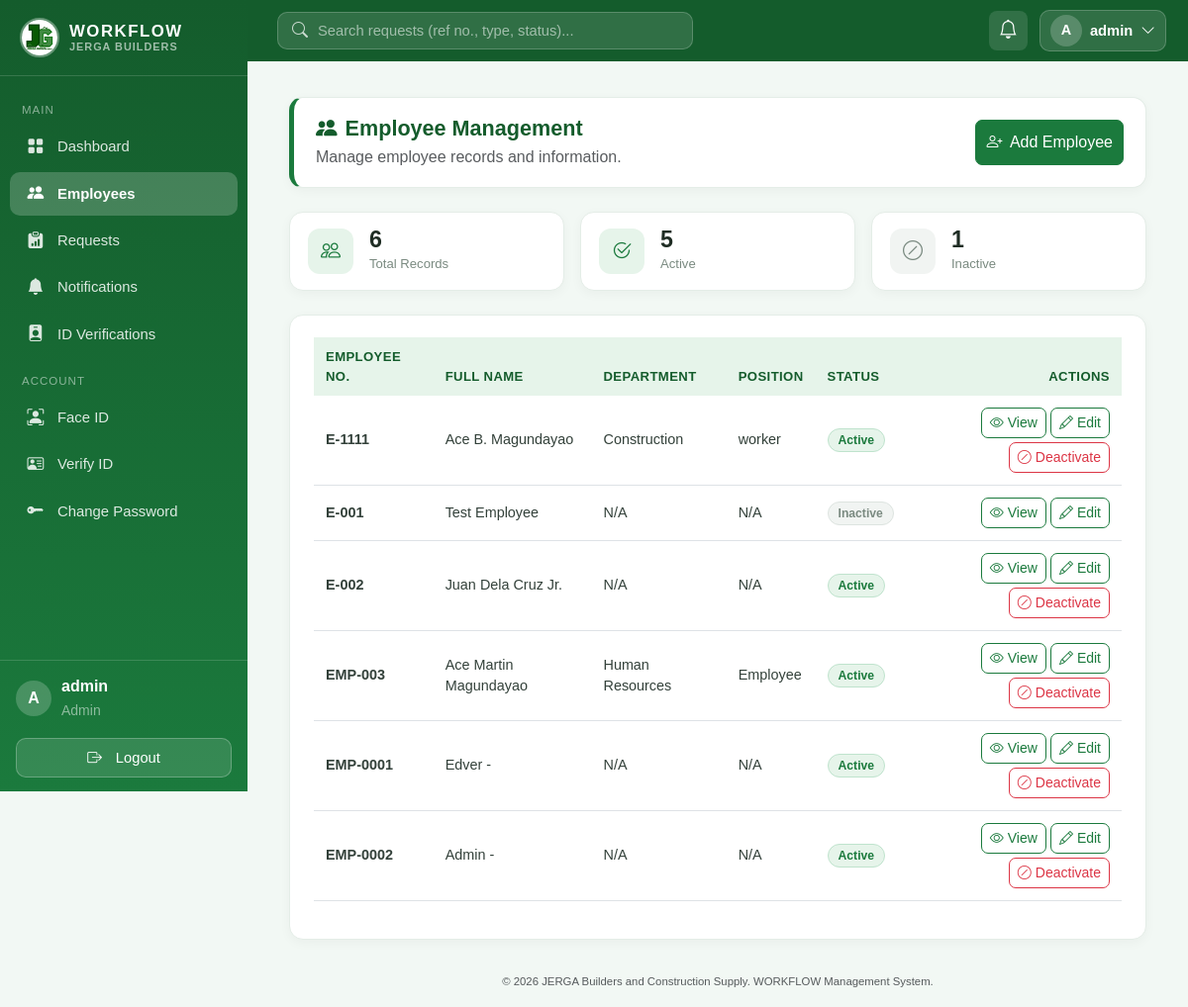
The page /employees/ (signed in) on the database as committed earlier.
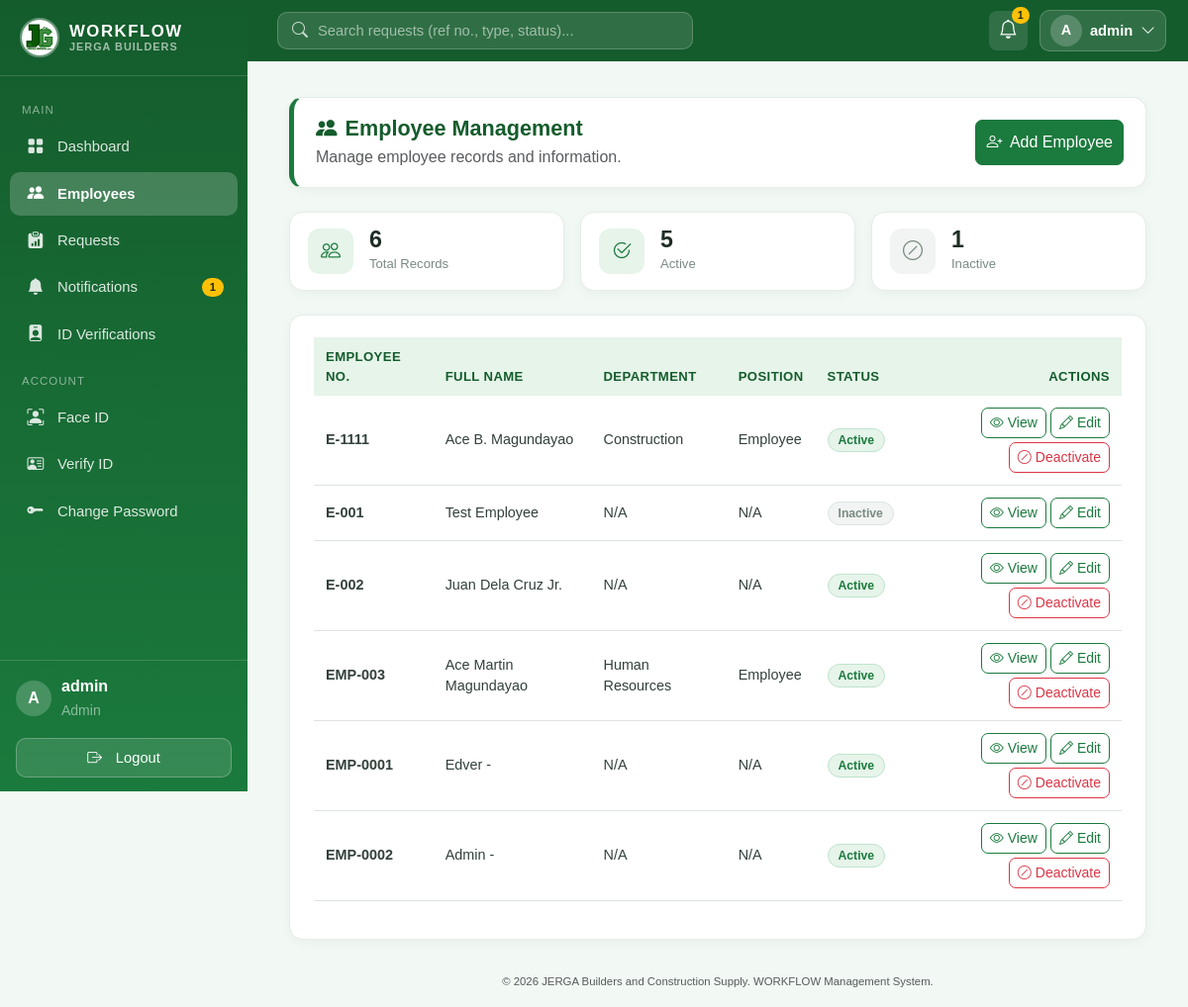
The same page on the database as committed later.
### models/employee.py (models this page shows)
class Employee(db.Model):
    __tablename__ = "employees"
    id = db.Column(db.Integer, primary_key=True)
    employee_number = db.Column(db.String(50), unique=True, nullable=False)
    first_name = db.Column(db.String(100), nullable=False)
    middle_name = db.Column(db.String(100), nullable=True)
    last_name = db.Column(db.String(100), nullable=False)
    gender = db.Column(db.String(20), nullable=True)
    birth_date = db.Column(db.Date, nullable=True)
    address = db.Column(db.Text, nullable=True)
    contact_number = db.Column(db.String(30), nullable=True)
    email = db.Column(db.String(120), unique=True, nullable=True)
    department = db.Column(db.String(100), nullable=True)
    position = db.Column(db.String(100), nullable=True)
    employment_type = db.Column(db.String(50), nullable=True)
    date_hired = db.Column(db.Date, nullable=True)
    status = db.Column(db.String(20), default="Active", nullable=False)  # "Active" | "Inactive"
    created_at = db.Column(db.DateTime, default=db.func.now())
    updated_at = db.Column(db.DateTime, default=db.func.now(), onupdate=db.func.now())
    user = db.relationship("User", back_populates="employee", uselist=False)
    requests = db.relationship("EmployeeRequest", back_populates="employee")
    @property
    def full_name(self):
        return " ".join(part for part in [self.first_name, self.middle_name, self.last_name] if part)

### routes/employee.py (the view)
@employee_bp.route("/")
@admin_or_hr_required
def list_employees():
    employees = Employee.query.order_by(Employee.created_at.desc()).all()
    return render_template("employees/list.html", employees=employees)

### models/user.py (called while the page is built)
@login_manager.user_loader
def load_user(user_id):
    return db.session.get(User, int(user_id))

### routes/employee.py (called while the page is built)
def admin_or_hr_required(function):
    @wraps(function)
    @login_required
    def decorated_function(*args, **kwargs):
        if current_user.role not in ("admin", "hr"):
            abort(403)
        return function(*args, **kwargs)
    return decorated_function

### templates/employees/list.html (shortened to what the changed rows need)
{% extends "base.html" %}  {% block content %}
<div class="container-fluid py-3">
<div class="admin-page-header mb-4">
    <div
    class="d-flex justify-content-between align-items-center flex-wrap gap-2"
    >
    <div>
        <h2 class="admin-page-title mb-1">
        <i class="bi bi-people-fill me-2"></i>Employee Management
        </h2>
      </div>
    </div>
  </div>
  <div class="card panel-card">
    <div class="card-body">
      <div class="table-responsive">
        <table class="table table-hover align-middle recent-table">
          <thead>
            <tr>
              <th>Employee No.</th>
              <th>Full Name</th>
              <th>Department</th>
              <th>Position</th>
              <th>Status</th>
              <th class="text-end">Actions</th>
            </tr>
          </thead>
          <tbody>
            {% for employee in employees %}
            <tr>
              <td class="fw-semibold">{{ employee.employee_number }}</td>
              <td>{{ employee.full_name }}</td>
              <td>{{ employee.department or "N/A" }}</td>
              <td>{{ employee.position or "N/A" }}</td>
              <td>
                {% if employee.status == "Active" %}
                <span class="badge status-badge status-approved">Active</span>
                {% else %}
                <span class="badge status-badge status-muted">Inactive</span>
                {% endif %}
              </td>
              <td>
                <div class="d-flex gap-1 flex-wrap justify-content-end">
                  <a
                    href="{{ url_for('employees.view_employee', employee_id=employee.id) }}"
                    class="btn btn-sm btn-outline-success"
                  >
                    <i class="bi bi-eye me-1"></i>View
                  </a>
                  <a
                    href="{{ url_for('employees.edit_employee', employee_id=employee.id) }}"
                    class="btn btn-sm btn-outline-success"
                  >
                    <i class="bi bi-pencil me-1"></i>Edit
                  </a>
                  {% if employee.status == "Active" %}
                  <form
                    method="POST"
                    action="{{ url_for('employees.deactivate_employee', employee_id=employee.id) }}"
                    data-confirm="Are you sure you want to deactivate this employee?"
                  >
                    <button type="submit" class="btn btn-sm btn-outline-danger">
                      <i class="bi bi-slash-circle me-1"></i>Deactivate
                    </button>
                  </form>
                  {% endif %}
                </div>
              </td>
            </tr>
            {% else %}
            <tr>
              <td colspan="6" class="text-center text-muted py-4">
                No employee records found.
              </td>
            </tr>
            {% endfor %}
          </tbody>
        </table>
      </div>
    </div>
  </div>
</div>
{% endblock %}

### templates/base.html (shortened to what the changed rows need)
<!doctype html>
<html lang="en">
<head>
    <link
    rel="stylesheet"
    href="{{ url_for('static', filename='vendor/bootstrap.min.css') }}"
    />
    <link
    rel="stylesheet"
    href="{{ url_for('static', filename='vendor/bootstrap-icons.min.css') }}"
    />
    <link
    rel="stylesheet"
    href="{{ url_for('static', filename='css/style.css') }}"
    />
</head>
<body class="{% if current_user.is_authenticated %}with-sidebar{% endif %}">
    {% if current_user.is_authenticated %}
    <aside class="sidebar" id="sidebar">
    <nav class="sidebar-nav">
        <a
          href="{{ url_for('notifications.list_notifications') }}"
          class="sidebar-link {% if request.endpoint and request.endpoint.startswith('notifications') %}active{% endif %}"
        >
          <i class="bi bi-bell-fill sb-icon"></i> Notifications {% if
          unread_notification_count > 0 %}
          <span class="sidebar-badge ms-auto"
            >{{ unread_notification_count }}</span
          >
          {% endif %}
        </a>
      </nav>
    </aside>
    <header class="topbar">
      <div class="topbar-actions">
        <a
          href="{{ url_for('notifications.list_notifications') }}"
          class="topbar-bell"
          title="Notifications"
        >
          <i class="bi bi-bell"></i>
          {% if unread_notification_count > 0 %}
          <span class="topbar-bell-badge">{{ unread_notification_count }}</span>
          {% endif %}
        </a>
      </div>
    </header>
    {% endif %}
    <main class="app-main">
       {% block content %}{% endblock %}
    </main>
  </body>
</html>

Rows that differ between the two databases and show on the page:
changed Employee "Ace B. Magundayao": position "worker" → "Employee"
Other text that changed with them:
{{ unread_notification_count }}: (not shown) → "1"
